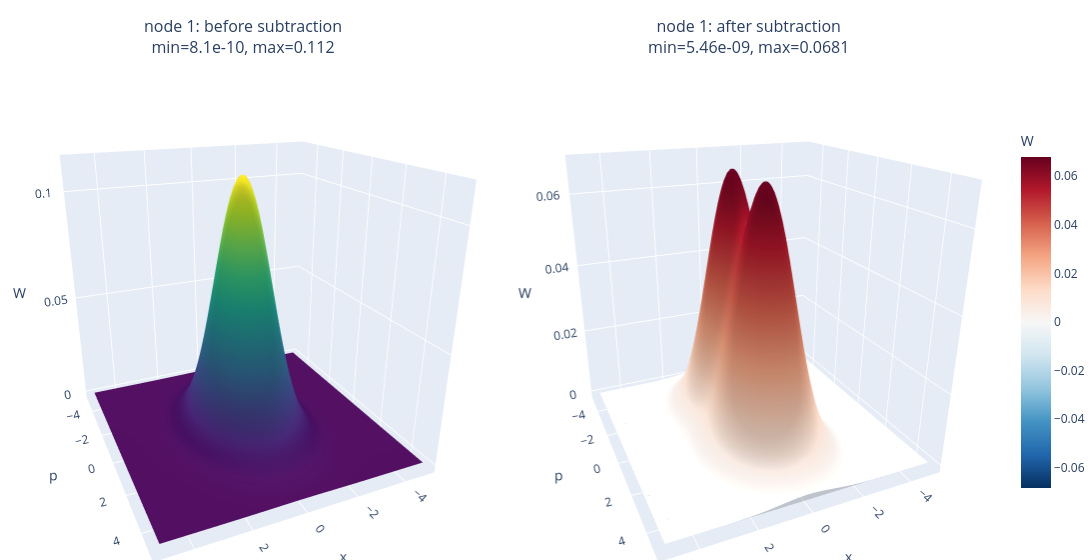
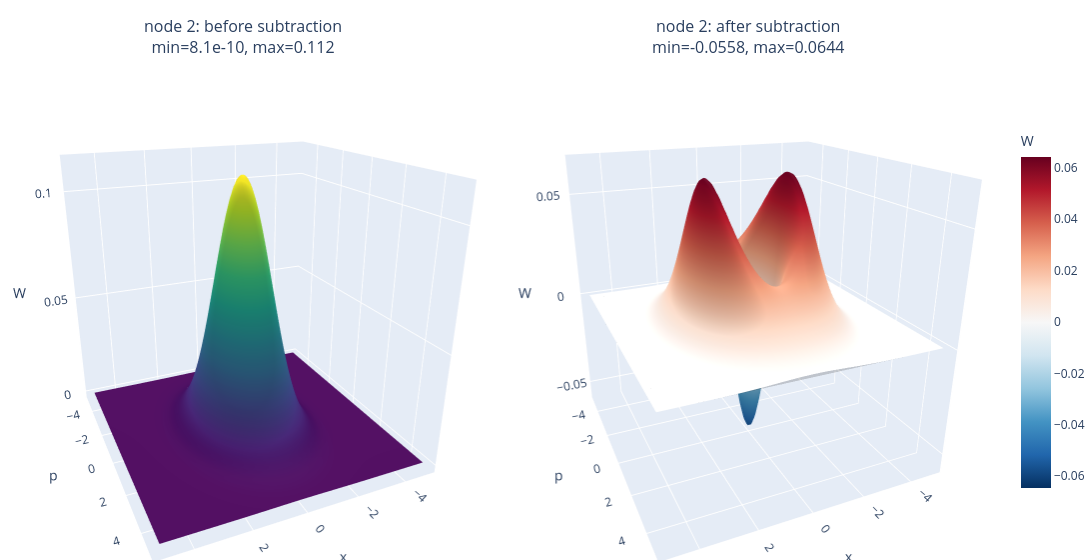

Here is the notebook cell these charts were saved with, in order:
### Code cell
# plot the 3d single wigner function at each node
# Run the static version for lighter output. Turn on interactive only when you want mouse rotation.

nodes_to_plot = range(1, m + 1)
plot_static = True
plot_interactive = True

for node in nodes_to_plot:
    if plot_static:
        plot_node_wigner_3d_static(V, A_minus, node=node, m=m, xlim=5, n=100)

    if plot_interactive:
        plot_node_wigner_3d_interactive(V, A_minus, node=node, m=m, xlim=5, n=100)

### Figure 1 — Plotly figure (JSON) as saved in the notebook; plotly's stock layout.template omitted (floating-point values rounded to 4 significant figures; data arrays with more than 128 entries replaced by an {"elided": "..."} marker saying what was removed)
{"data": [{"colorscale": [[0, "#440154"], [0.1111, "#482878"], [0.2222, "#3e4989"], [0.3333, "#31688e"], [0.4444, "#26828e"], [0.5556, "#1f9e89"], [0.6667, "#35b779"], [0.7778, "#6ece58"], [0.8889, "#b5de2b"], [1, "#fde725"]], "scene": "scene", "showscale": false, "type": "surface", "x": {"elided": "100x100 float values"}, "y": {"elided": "100x100 float values"}, "z": {"elided": "100x100 float values"}}, {"cmax": 0.06813, "cmin": -0.06813, "colorbar": {"len": 0.75, "title": {"text": "W"}, "x": 1.02}, "colorscale": [[0, "rgb(5,48,97)"], [0.1, "rgb(33,102,172)"], [0.2, "rgb(67,147,195)"], [0.3, "rgb(146,197,222)"], [0.4, "rgb(209,229,240)"], [0.5, "rgb(247,247,247)"], [0.6, "rgb(253,219,199)"], [0.7, "rgb(244,165,130)"], [0.8, "rgb(214,96,77)"], [0.9, "rgb(178,24,43)"], [1, "rgb(103,0,31)"]], "scene": "scene2", "showscale": true, "type": "surface", "x": {"elided": "100x100 float values"}, "y": {"elided": "100x100 float values"}, "z": {"elided": "100x100 float values"}}, {"colorscale": [[0, "black"], [1, "black"]], "hoverinfo": "skip", "opacity": 0.18, "scene": "scene2", "showscale": false, "surfacecolor": {"elided": "100x100 float values"}, "type": "surface", "x": {"elided": "100x100 float values"}, "y": {"elided": "100x100 float values"}, "z": {"elided": "100x100 float values"}}], "layout": {"annotations": [{"font": {"size": 16}, "showarrow": false, "text": "node 1: before subtraction<br>min=8.1e-10, max=0.112", "x": 0.245, "xanchor": "center", "xref": "paper", "y": 1, "yanchor": "bottom", "yref": "paper"}, {"font": {"size": 16}, "showarrow": false, "text": "node 1: after subtraction<br>min=5.46e-09, max=0.0681", "x": 0.755, "xanchor": "center", "xref": "paper", "y": 1, "yanchor": "bottom", "yref": "paper"}], "height": 560, "margin": {"b": 0, "l": 0, "r": 0, "t": 60}, "scene": {"aspectmode": "cube", "camera": {"eye": {"x": 0.8, "y": 1.8, "z": 0.8}}, "domain": {"x": [0, 0.49], "y": [0, 1]}, "xaxis": {"title": {"text": "x"}}, "yaxis": {"title": {"text": "p"}}, "zaxis": {"title": {"text": "W"}}}, "scene2": {"aspectmode": "cube", "camera": {"eye": {"x": 0.8, "y": 1.8, "z": 0.8}}, "domain": {"x": [0.51, 1], "y": [0, 1]}, "xaxis": {"title": {"text": "x"}}, "yaxis": {"title": {"text": "p"}}, "zaxis": {"title": {"text": "W"}}}, "width": 1150}}

### Figure 2 — Plotly figure (JSON) as saved in the notebook; plotly's stock layout.template omitted (floating-point values rounded to 4 significant figures; data arrays with more than 128 entries replaced by an {"elided": "..."} marker saying what was removed)
{"data": [{"colorscale": [[0, "#440154"], [0.1111, "#482878"], [0.2222, "#3e4989"], [0.3333, "#31688e"], [0.4444, "#26828e"], [0.5556, "#1f9e89"], [0.6667, "#35b779"], [0.7778, "#6ece58"], [0.8889, "#b5de2b"], [1, "#fde725"]], "scene": "scene", "showscale": false, "type": "surface", "x": {"elided": "100x100 float values"}, "y": {"elided": "100x100 float values"}, "z": {"elided": "100x100 float values"}}, {"cmax": 0.06445, "cmin": -0.06445, "colorbar": {"len": 0.75, "title": {"text": "W"}, "x": 1.02}, "colorscale": [[0, "rgb(5,48,97)"], [0.1, "rgb(33,102,172)"], [0.2, "rgb(67,147,195)"], [0.3, "rgb(146,197,222)"], [0.4, "rgb(209,229,240)"], [0.5, "rgb(247,247,247)"], [0.6, "rgb(253,219,199)"], [0.7, "rgb(244,165,130)"], [0.8, "rgb(214,96,77)"], [0.9, "rgb(178,24,43)"], [1, "rgb(103,0,31)"]], "scene": "scene2", "showscale": true, "type": "surface", "x": {"elided": "100x100 float values"}, "y": {"elided": "100x100 float values"}, "z": {"elided": "100x100 float values"}}, {"colorscale": [[0, "black"], [1, "black"]], "hoverinfo": "skip", "opacity": 0.18, "scene": "scene2", "showscale": false, "surfacecolor": {"elided": "100x100 float values"}, "type": "surface", "x": {"elided": "100x100 float values"}, "y": {"elided": "100x100 float values"}, "z": {"elided": "100x100 float values"}}], "layout": {"annotations": [{"font": {"size": 16}, "showarrow": false, "text": "node 2: before subtraction<br>min=8.1e-10, max=0.112", "x": 0.245, "xanchor": "center", "xref": "paper", "y": 1, "yanchor": "bottom", "yref": "paper"}, {"font": {"size": 16}, "showarrow": false, "text": "node 2: after subtraction<br>min=-0.0558, max=0.0644", "x": 0.755, "xanchor": "center", "xref": "paper", "y": 1, "yanchor": "bottom", "yref": "paper"}], "height": 560, "margin": {"b": 0, "l": 0, "r": 0, "t": 60}, "scene": {"aspectmode": "cube", "camera": {"eye": {"x": 0.8, "y": 1.8, "z": 0.8}}, "domain": {"x": [0, 0.49], "y": [0, 1]}, "xaxis": {"title": {"text": "x"}}, "yaxis": {"title": {"text": "p"}}, "zaxis": {"title": {"text": "W"}}}, "scene2": {"aspectmode": "cube", "camera": {"eye": {"x": 0.8, "y": 1.8, "z": 0.8}}, "domain": {"x": [0.51, 1], "y": [0, 1]}, "xaxis": {"title": {"text": "x"}}, "yaxis": {"title": {"text": "p"}}, "zaxis": {"title": {"text": "W"}}}, "width": 1150}}
